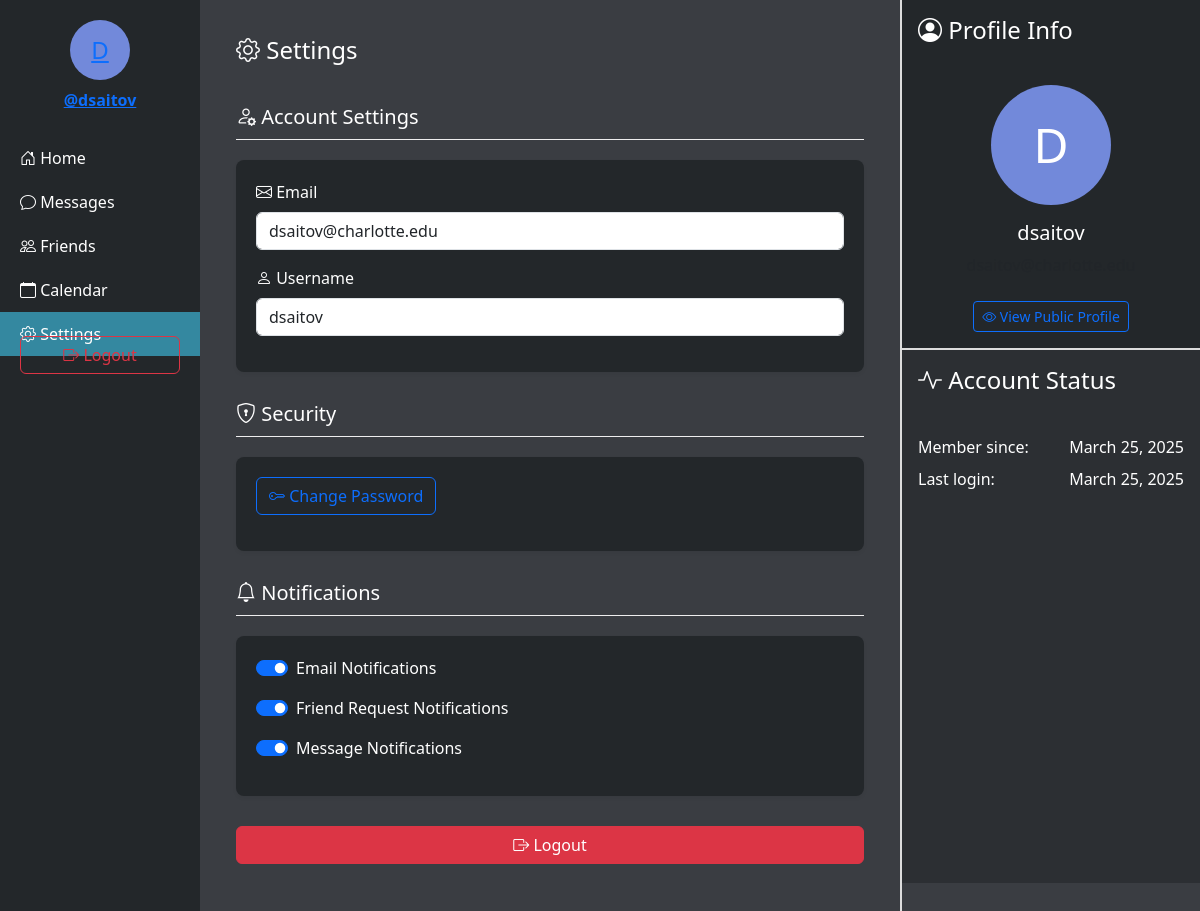
Before: /settings/ (signed in) with the older database file.
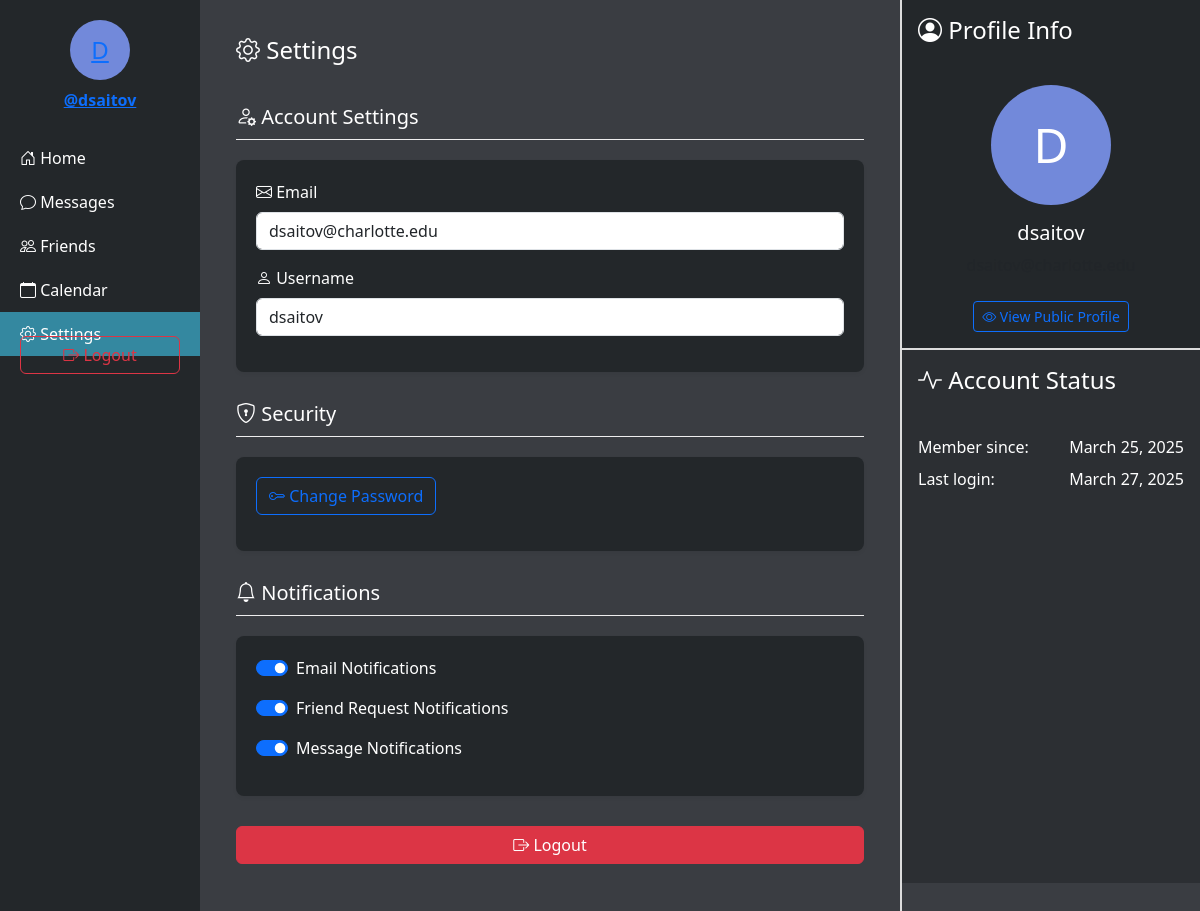
After: the same page with the newer database file.
### main/models.py (models this page shows)
class User(AbstractUser):
    name = models.CharField(max_length=200, null=True)
    email = models.EmailField(unique=True, null=True)
    bio = models.TextField(null=True)
    avatar = models.ImageField(null=True, default="avatar.svg")
    profile_picture = models.ImageField(upload_to='profile_images/', null=True, blank=True)
    groups = models.ManyToManyField(
        'auth.Group',
        related_name='main_user_set',
        blank=True,
        help_text='The groups this user belongs to.',
        verbose_name='groups',
    )
    user_permissions = models.ManyToManyField(
        'auth.Permission',
        related_name='main_user_set',
        blank=True,
        help_text='Specific permissions for this user.',
        verbose_name='user permissions',
    )
    USERNAME_FIELD = 'email'
    REQUIRED_FIELDS = ['username']  # Username is required for AbstractUser
    class Meta:
        app_label = 'main'
        db_table = 'main_user'

### main/views.py (the view)
# urls.py: path('settings/', views.settings, name='settings'),
@login_required(login_url='login')
def settings(request):
    return render(request, 'settings.html')

### templates/settings.html (shortened to what the changed rows need)
<!DOCTYPE html>
<html lang="en">
<head>
    <link href="https://cdn.jsdelivr.net/npm/bootstrap@5.3.0/dist/css/bootstrap.min.css" rel="stylesheet">
    <link rel="stylesheet" href="https://cdn.jsdelivr.net/npm/bootstrap-icons@1.10.0/font/bootstrap-icons.css">
</head>
<body>
    <div class="container-fluid">
        <div class="row">
            <div class="col-2 left-column">
                {% include 'partials/sidebar.html' %}
            </div>
            <div class="col-7 center-column">
                <div class="p-3">
                    <div class="settings-section">
                        <div class="settings-card">
                            <div class="mb-3">
                                <label class="form-label"><i class="bi bi-envelope"></i> Email</label>
                                <input type="email" class="form-control" value="{{ user.email }}" readonly>
                            </div>
                            <div class="mb-3">
                                <label class="form-label"><i class="bi bi-person"></i> Username</label>
                                <input type="text" class="form-control" value="{{ user.username }}" readonly>
                            </div>
                        </div>
                    </div>
                </div>
            </div>
            <div class="col-3 right-column">
                <div class="right-top">
                    <div class="p-3 text-center">
                        {% if user.profile_picture %}
                            <img src="{{ user.profile_picture.url }}" alt="Profile Picture" class="img-thumbnail mb-3" style="width: 120px; height: 120px; object-fit: cover; border-radius: 50%;">
                        {% else %}
                            <div class="profile-circle mx-auto mb-3" style="width: 120px; height: 120px; font-size: 3rem;">
                                {{ user.username.0|upper }}
                            </div>
                        {% endif %}
                        <h5>{{ user.username }}</h5>
                        <p class="text-muted">{{ user.email }}</p>
                        <a href="{% url 'profile' username=user.username %}" class="btn btn-outline-primary btn-sm mt-2">
                            <i class="bi bi-eye"></i> View Public Profile
                        </a>
                    </div>
                </div>
                <div class="right-bottom">
                    <div class="p-3">
                        <div class="d-flex justify-content-between mb-2">
                            <span>Member since:</span>
                            <span>{{ user.date_joined|date:"F j, Y" }}</span>
                        </div>
                        <div class="d-flex justify-content-between mb-2">
                            <span>Last login:</span>
                            <span>{{ user.last_login|date:"F j, Y" }}</span>
                        </div>
                    </div>
                </div>
            </div>
        </div>
    </div>
</body>
</html>

### templates/partials/sidebar.html (shortened to what this page needs)
{% if user.is_authenticated %}
    <div class="text-center mb-4">
        {% if user.profile_picture %}
            <img src="{{ user.profile_picture.url }}" alt="{{ user.username }}" class="profile-picture" style="width: 60px; height: 60px; border-radius: 50%; object-fit: cover;">
        {% else %}
            <div class="profile-circle">
                <a href="{% url 'profile' user.username %}">{{ user.username.0|upper }}</a>
            </div>
        {% endif %}
        <div class="mt-2 fw-semibold"><a href="{% url 'profile' user.username %}">@{{ user.username }}</a></div>
    </div>
    <ul class="nav flex-column">
        <li class="nav-item">
            <a href="{% url 'index' %}" class="nav-link {% if request.path == '/' %}active{% endif %}">
                <i class="bi bi-house-door"></i> Home
            </a>
        </li>
        <li class="nav-item">
            <a href="{% url 'inbox' %}" class="nav-link {% if 'inbox' in request.path or 'conversation' in request.path %}active{% endif %}">
                <i class="bi bi-chat"></i> Messages
            </a>
        </li>
        <li class="nav-item">
            <a href="{% url 'friend_list' %}" class="nav-link {% if 'friends' in request.path %}active{% endif %}">
                <i class="bi bi-people"></i> Friends
            </a>
        </li>
        <li class="nav-item">
            <a href="{% url 'Calendar' %}" class="nav-link {% if 'calendar' in request.path %}active{% endif %}">
                <i class="bi bi-calendar"></i> Calendar
            </a>
        </li>
        <li class="nav-item">
            <a href="{% url 'settings' %}" class="nav-link {% if 'settings' in request.path %}active{% endif %}">
                <i class="bi bi-gear"></i> Settings
            </a>
        </li>
    </ul>
    <div class="mt-auto text-center" style="position: relative; bottom: 20px; width: 100%; padding: 0 20px;">
        <a href="{% url 'logout' %}" class="btn btn-outline-danger w-100">
            <i class="bi bi-box-arrow-right"></i> Logout
        </a>
    </div>
{% endif %}

Changed rows visible on the page:
changed User "dsaitov": last_login "March 25, 2025" → "March 27, 2025"
